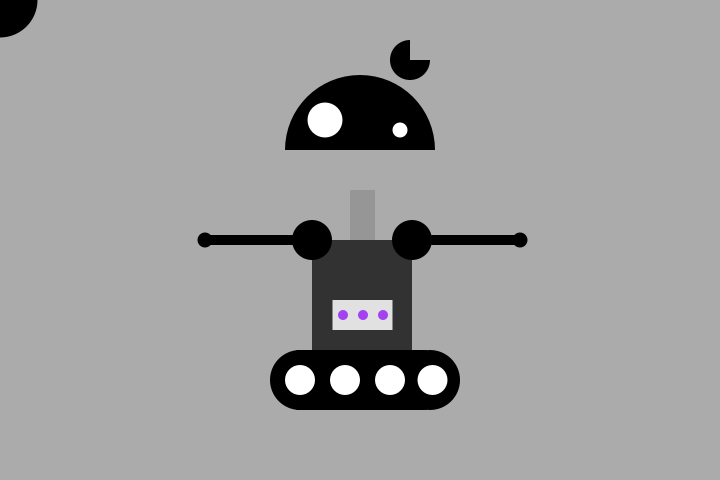
Frame 1 (no input)
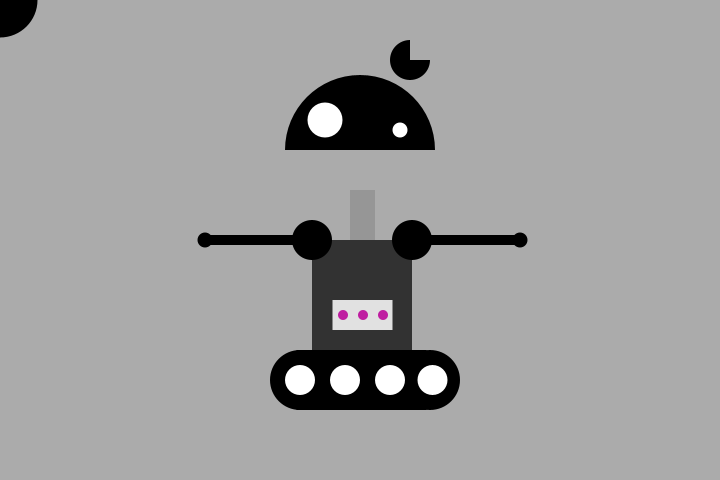
Frame 60 (the mouse pressed at the canvas centre just before this capture)
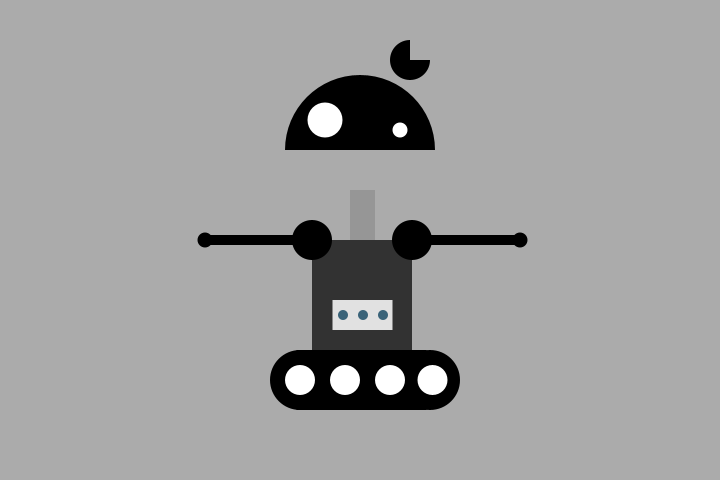
Frame 120 (the mouse held since frame 60 and released just before this capture)

The Processing sketch that drew these frames (run headless with seeded random() and noise(); from frame 60 on, the mouse is pressed at the canvas centre):

// Processing sketch: processing_55577
// ── processing_55577.pde

void setup() {
  size(720, 480);
}

void draw() {
  background(171, 171, 171);
  //neck
  smooth();
  noStroke();
  fill(150);
  rect(350, 190, 25, 50);

  //head
  fill(0);
  arc(360, 150, 150, 150, PI, TWO_PI);

  arc(mouseX, mouseY, 75, 75, 0, PI);

  //eyes
  fill(255);
  ellipse(400, 130, 15, 15);

  ellipse(325, 120, 35, 35);

  fill(0);
  arc(410, 60, 40, 40, 0, PI+HALF_PI);

  //body
  strokeWeight(20);
  fill(50);
  rect(312, 240, 100, 110);

  noStroke();
  fill(225);
  rect(332.5, 300, 60, 30);

  //shoulders
  fill(0);
  ellipse(312, 240, 40, 40);

  ellipse(412, 240, 40, 40);

  //arms
  rect(210, 235, 120, 10);

  rect(400, 235, 120, 10);

  //hands
  ellipse(205, 240, 15, 15);

  ellipse(520, 240, 15, 15);

  //leg
  rect(296.5, 350, 130, 60);

  ellipse(430, 380, 60, 60);

  ellipse(300, 380, 60, 60);

  //wheels
  fill(255);
  ellipse(300, 380, 30, 30);

  ellipse(345, 380, 30, 30);

  ellipse(390, 380, 30, 30);

  ellipse(432.5, 380, 30, 30);
  
  //beepboop lights!
   fill(random(255), random(255), random(255));
   frameRate(5);
   ellipse(383, 315, 10, 10);
   ellipse(363, 315, 10, 10);
   ellipse(343, 315, 10, 10);

}
